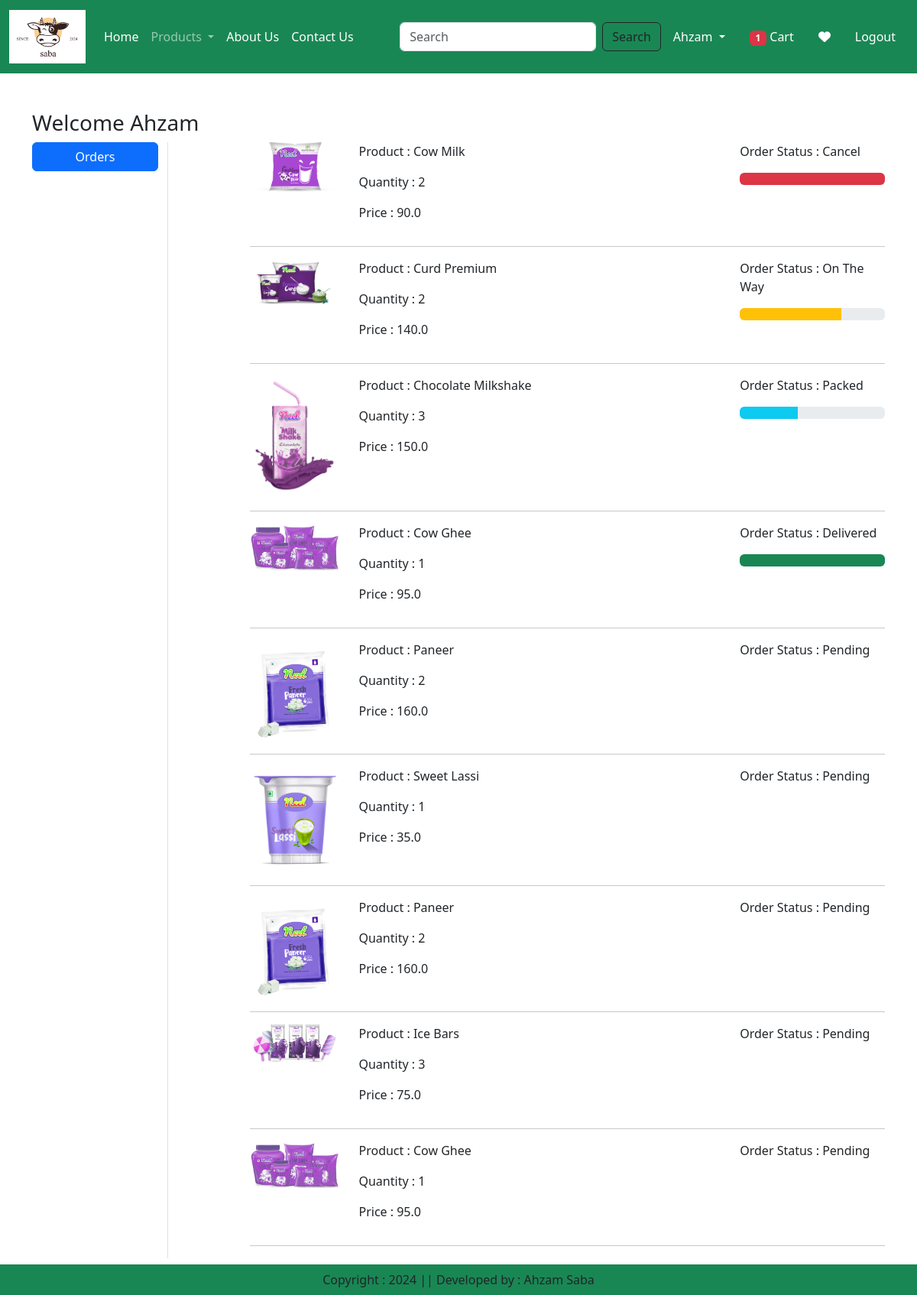
The page /orders/ (signed in) on the database as committed earlier.
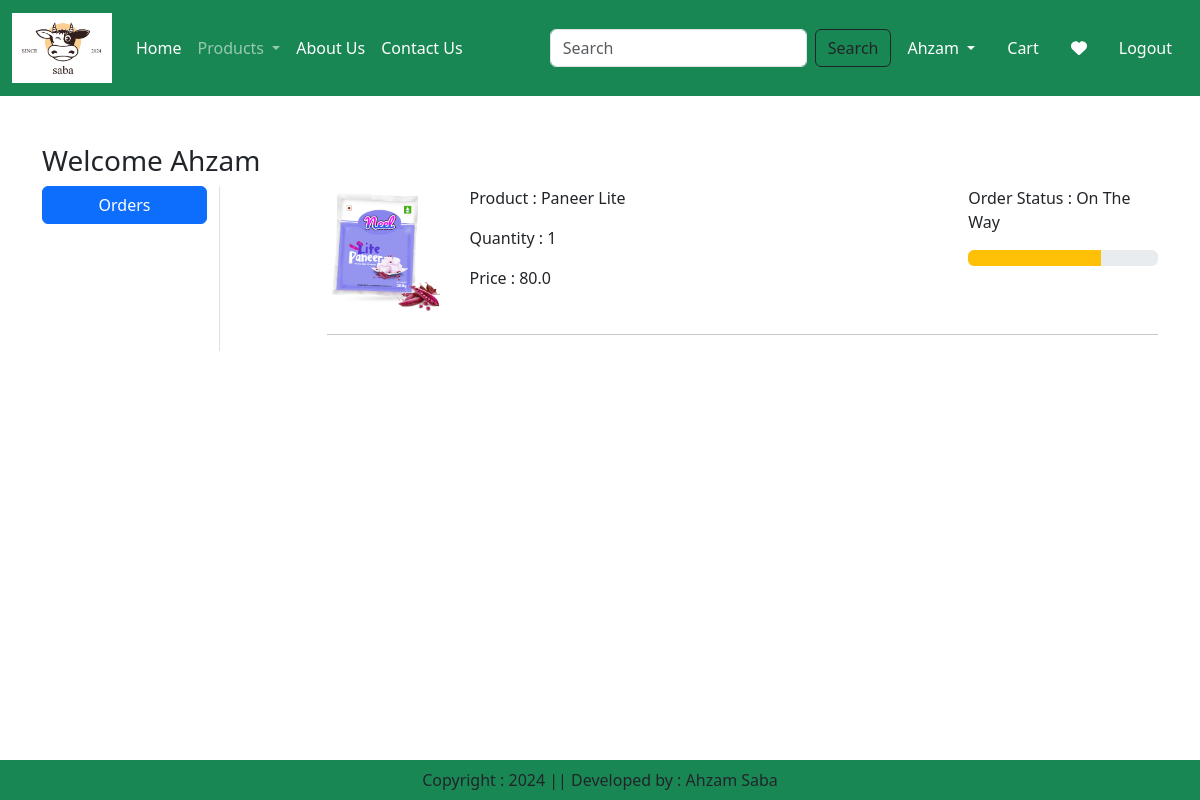
The same page on the database as committed later.
### app/models.py (models this page shows, shortened)
class OrderPlaced(models.Model):
    user = models.ForeignKey(User,on_delete=models.CASCADE)
    customer = models.ForeignKey(Customer,on_delete=models.CASCADE)
    product = models.ForeignKey(Product,on_delete=models.CASCADE)
    quantity = models.PositiveIntegerField(default=1)
    ordered_date = models.DateTimeField(auto_now_add=True)
    status = models.CharField(max_length=50,choices=STATUS_CHOICES,default='Pending')
    payment = models.ForeignKey(Payment,on_delete=models.CASCADE, default="")
    @property
    def total_cost(self):
        return self.quantity * self.product.discounted_price

class Product(models.Model):
    title = models.CharField(max_length=100)
    selling_price = models.FloatField()
    discounted_price = models.FloatField()
    description = models.TextField()
    composition = models.TextField(default='')
    prodapp = models.TextField(default='')
    category = models.CharField(choices=CATEGORY_CHOICES, max_length=2)
    product_image = models.ImageField(upload_to='product')

### app/views.py (the view)
# urls.py: path('orders/',orders,name="orders"),
@login_required
def orders(request):
    totalitem = 0
    wishitem = 0
    if request.user.is_authenticated:
        totalitem = len(Cart.objects.filter(user=request.user))
        wishitem = len(Wishlist.objects.filter(user=request.user))
    order_placed = OrderPlaced.objects.filter(user=request.user)
    return render(request,'app/orders.html',locals())

### app/templates/app/orders.html (shortened to what this page needs)
{% extends "app/base.html" %}
{% load static %}
{% block main-content %}
<div class="container my-5">
    <div class="row">
        <h3>Welcome <span class="text-capitalize">{{request.user}}</span></h3>
        <div class="col-sm-2 border-end">
            <ul class="list-unstyled">
                <li class="d-grid"><a href="{% url "orders" %}" class="btn btn-primary">Orders</a></li>
            </ul>
        </div>
        <div class="col-sm-9 offset-sm-1">
            {% for op in order_placed %}
                <div class="row">
                    <div class="col-sm-2">
                        <img src="{{op.product.product_image.url}}" class="img-fluid" height="200" width="200"/>
                    </div>
                    <div class="col-sm-7">
                        <p>Product : {{op.product.title}}</p>
                        <p>Quantity : {{op.quantity}} </p>
                        <p>Price : {{op.total_cost}} </p>
                    </div>
                    <div class="col-sm-3">
                        <p>Order Status : {{op.status}} </p>
                        {% if op.status == 'Packed' %}
                            <div class="progress">
                                <div class="progress-bar bg-info" role="progressbar" style="width: 40%" aria-valuenow="40" aria-valuemin="0" aria-valuemax="100"></div>
                            </div>
                        {% endif %}
                        {% if op.status == 'On The Way' %}
                            <div class="progress">
                                <div class="progress-bar bg-warning" role="progressbar" style="width: 70%" aria-valuenow="70" aria-valuemin="0" aria-valuemax="100"></div>
                            </div>
                        {% endif %}
                        {% if op.status == 'Delivered' %}
                            <div class="progress">
                                <div class="progress-bar bg-success" role="progressbar" style="width: 100%" aria-valuenow="100" aria-valuemin="0" aria-valuemax="100"></div>
                            </div>
                        {% endif %}
                        {% if op.status == 'Cancel' %}
                            <div class="progress">
                                <div class="progress-bar bg-danger" role="progressbar" style="width: 100%" aria-valuenow="100" aria-valuemin="0" aria-valuemax="100"></div>
                            </div>
                        {% endif %}
                    </div>
                </div>
                <hr>
            {% endfor %}
        </div>
    </div>
</div>
{% endblock main-content %}

### app/templates/app/base.html (shortened to what this page needs)
<!DOCTYPE html>
{% load static %}
<html lang="en">
<head>
    <link href="https://cdn.jsdelivr.net/npm/bootstrap@5.3.3/dist/css/bootstrap.min.css" rel="stylesheet">
    <link rel="stylesheet" href="{% static 'app/css/owl.carousel.min.css' %}">
    <link rel="stylesheet" href="{% static 'app/css/all.min.css' %}">
    <link rel="stylesheet" href="{% static 'app/css/style.css' %}">
</head>
<body>
    <nav class="navbar navbar-expand-lg navbar-dark bg-success">
        <div class="container-fluid">
          <a class="navbar-brand" href="{% url "home" %}">
            <img src="{% static "app/images/saba.png" %}" width="100" height="70">
          </a>
          <div class="collapse navbar-collapse" id="navbarSupportedContent">
            <ul class="navbar-nav me-auto mb-2 mb-lg-0">
              <li class="nav-item">
                <a class="nav-link active" aria-current="page" href="{% url "home" %}">Home</a>
              </li>
              <li class="nav-item dropdown">
                <a class="nav-link dropdown-toggle" href="#" role="button" data-bs-toggle="dropdown" aria-expanded="false">
                  Products
                </a>
              </li>
              <li class="nav-item">
                <a class="nav-link text-white" href="{% url "about" %}">About Us</a>
              </li>
              <li class="nav-item">
                <a class="nav-link text-white" href="{% url "contact" %}">Contact Us</a>
              </li>
            </ul>
            <form class="d-flex" role="search" action="/search">
              <input class="form-control me-2" type="search" placeholder="Search" name="search" aria-label="Search">
              <button class="btn btn-outline-dark" type="submit">Search</button>
            </form>
          </div>
          <ul class="navbar-nav me-auto mb-2 mb-lg-0">
            <li class="nav-item dropdown mx-2">
                <a class="nav-link dropdown-toggle text-white" href="#" id="profileDropdown" role="button" data-bs-toggle="dropdown" aria-expanded="false">
                  {% if request.user.is_authenticated %}
                    {{request.user.username|capfirst}}
                  {% else %}
                    Guest
                  {% endif %}
                </a>
                {% if request.user.is_authenticated %}
            </li>
            <li class="nav-item mx-2">
              <a href="{% url "showcart" %}" class="nav-link text-white">
                  {% if request.user.is_authenticated %}
                      {% if totalitem > 0 %}
                          <span class="badge bg-danger">{{ totalitem }}</span>
                      {% endif %}
                  {% endif %}
                  Cart
              </a>
          </li>
          <li class="nav-item mx-2">
              <a href="{% url "wishlist" %}" class="nav-link text-white">
                  <i class="fa fa-heart"></i>
              </a>
          </li>
            {% endif %}
            {% if request.user.is_authenticated %}
              <li class="nav-item mx-2">
                <form action="{% url 'logout' %}" method="post">
                    <button type="submit" class="nav-link text-white">Logout</button>
                </form>
              </li>
            {% endif %}
          </ul>
        </div>
      </nav>
    {% block main-content %}{% endblock main-content %}
    <footer class="container-fluid fixed-bottom bg-success text-center p-2 mt-5">
        Copyright : 2024 || Developed by : Ahzam Saba
    </footer>
</body>
</html>

Rows that differ between the two databases and show on the page:
removed OrderPlaced: product.product_image (picture), product "Cow Milk", quantity "2", total_cost "90.0", status "Cancel"
removed OrderPlaced: product.product_image (picture), product "Curd Premium", quantity "2", total_cost "140.0", status "On The Way"
removed OrderPlaced: product.product_image (picture), product "Chocolate Milkshake", quantity "3", total_cost "150.0", status "Packed"
removed OrderPlaced: product.product_image (picture), product "Cow Ghee", quantity "1", total_cost "95.0", status "Delivered"
removed OrderPlaced: product.product_image (picture), product "Paneer", quantity "2", total_cost "160.0", status "Pending"
removed OrderPlaced: product.product_image (picture), product "Sweet Lassi", quantity "1", total_cost "35.0", status "Pending"
removed OrderPlaced: product.product_image (picture), product "Paneer", quantity "2", total_cost "160.0", status "Pending"
removed OrderPlaced: product.product_image (picture), product "Ice Bars", quantity "3", total_cost "75.0", status "Pending"
removed OrderPlaced: product.product_image (picture), product "Cow Ghee", quantity "1", total_cost "95.0", status "Pending"
added OrderPlaced: product.product_image (picture), product "Paneer Lite", quantity "1", total_cost "80.0", status "On The Way"
Other text that changed with them:
{{ totalitem }}: "1" → (not shown)
